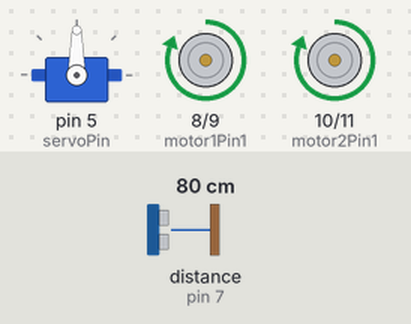
Bench run of a sketch on a simulated Arduino Uno, built with avr-gcc and run on an emulated ATmega328P. On the bench: servo, motor-driver pin pairs drawn as motors (green arrow = first pin HIGH = forward, orange = second pin HIGH = backward, longer = more drive). Wiring (inferred from the names in the program): ultrasonic range finder: trigger pin 6; echo pin 7. Inputs (shaded band) come from the test bench; at power-on: distance to the obstacle (sensor on pin 7) 80 cm. The echo pulse lasts 58.3 µs per cm.

Above: at 1.4 s.
1.5 s: distance to the obstacle (sensor on pin 7) set to 17 cm
3.0 s: distance to the obstacle (sensor on pin 7) set to 14 cm
At 5.0 s:
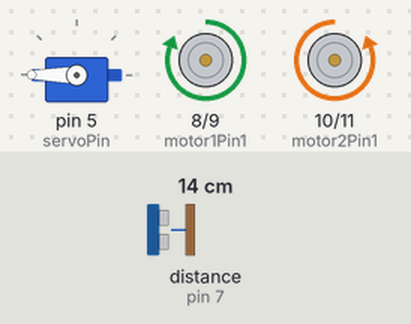
6.0 s: distance to the obstacle (sensor on pin 7) set to 18 cm
At 6.4 s:
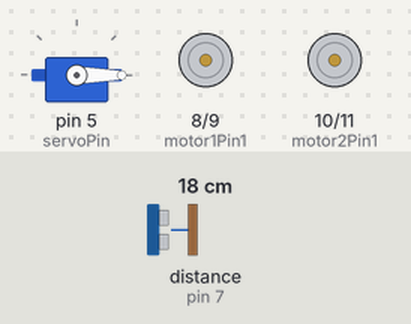
9.0 s: distance to the obstacle (sensor on pin 7) set to 2 cm
At 9.6 s:
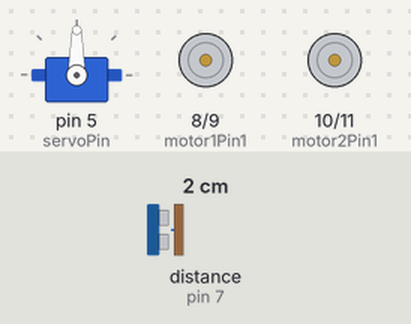
Timing chart, 0 to 13.0 s (numbered marks = the images above; inputs shaded):
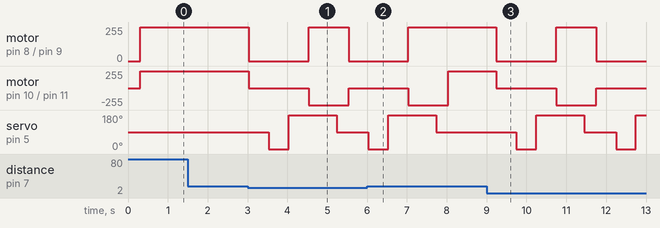

Measured:
- the behaviour switches between 16 and 15 cm on distance to the obstacle (sensor on pin 7) (found by bisection; images 0 and 1)
- after the input at 1.5 s, every drawn part: stays the same
- after the input at 3.0 s, motor on pin 8 (motor1Pin1) / pin 9 (motor1Pin2): forward 255/255 → stopped at once, → forward 255/255 1.5 s later, → stopped 1.0 s later; motor on pin 10 (motor2Pin1) / pin 11 (motor2Pin2): forward 255/255 → stopped at once, → backward 255/255 1.5 s later, → stopped 1.0 s later
- after the input at 6.0 s, motor on pin 8 (motor1Pin1) / pin 9 (motor1Pin2): goes on until 7.0 s, then stays forward 255/255; servo on pin 5 (servoPin): goes on until 7.7 s, then stays 90°
- after the input at 9.0 s, motor on pin 8 (motor1Pin1) / pin 9 (motor1Pin2): forward 255/255 → stopped after 0.25 s, → forward 255/255 1.5 s later, → stopped 1.0 s later; motor on pin 10 (motor2Pin1) / pin 11 (motor2Pin2): forward 255/255 → stopped after 0.25 s, → backward 255/255 1.5 s later, → stopped 1.0 s later

The sketch:

obstacle_bot.ino
```cpp
#include <Servo.h>

// Motor pins
int motor1Pin1 = 8;
int motor1Pin2 = 9;
int motor2Pin1 = 10;
int motor2Pin2 = 11;

// Ultrasonic pins
int trigPin = 6;
int echoPin = 7;

// Servo pin
int servoPin = 5;
Servo myServo;

void setup() {
  pinMode(motor1Pin1, OUTPUT);
  pinMode(motor1Pin2, OUTPUT);
  pinMode(motor2Pin1, OUTPUT);
  pinMode(motor2Pin2, OUTPUT);
  pinMode(trigPin, OUTPUT);
  pinMode(echoPin, INPUT);
  myServo.attach(servoPin);
  myServo.write(90); // center
  Serial.begin(9600);
}

long getDistance() {
  digitalWrite(trigPin, LOW);
  delayMicroseconds(2);
  digitalWrite(trigPin, HIGH);
  delayMicroseconds(10);
  digitalWrite(trigPin, LOW);
  long duration = pulseIn(echoPin, HIGH);
  return duration * 0.034 / 2; // cm
}

void loop() {

  myServo.write(90); // center
  delay(300);
  long distance = getDistance();

  if (distance < 15) {
    stopMotors();
    delay(500);

    // Check right
    myServo.write(0);
    delay(500);
    long rightDist = getDistance();

    // Check left
    myServo.write(180);
    delay(500);
    long leftDist = getDistance();

    // Decide direction
    if (rightDist > leftDist) {
      turnRight();
      delay(700);
    } else {
      turnLeft();
      delay(700);
    }
  } else {
    moveForward();
  }
}

// Motor functions
void moveForward() {
  digitalWrite(motor1Pin1, HIGH);
  digitalWrite(motor1Pin2, LOW);
  digitalWrite(motor2Pin1, HIGH);
  digitalWrite(motor2Pin2, LOW);
}

void stopMotors() {
  digitalWrite(motor1Pin1, LOW);
  digitalWrite(motor1Pin2, LOW);
  digitalWrite(motor2Pin1, LOW);
  digitalWrite(motor2Pin2, LOW);
}

void turnRight() {
  digitalWrite(motor1Pin1, LOW);
  digitalWrite(motor1Pin2, HIGH);
  digitalWrite(motor2Pin1, HIGH);
  digitalWrite(motor2Pin2, LOW);
}

void turnLeft() {
  digitalWrite(motor1Pin1, HIGH);
  digitalWrite(motor1Pin2, LOW);
  digitalWrite(motor2Pin1, LOW);
  digitalWrite(motor2Pin2, HIGH);
}
```
